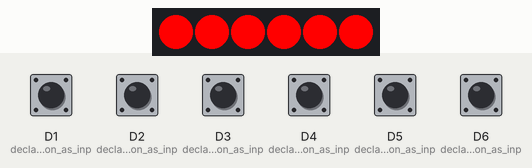
Recording of a sketch running on a simulated Particle Photon. On the bench: 6 RGB LEDs in strip order, left to right. The test bench sets the inputs (shaded band); at power-on: D1 (declare_pushbutton_as_inp), D2 (declare_pushbutton_as_inp), D3 (declare_pushbutton_as_inp), D4 (declare_pushbutton_as_inp), D5 (declare_pushbutton_as_inp), D6 (declare_pushbutton_as_inp) LOW.

Above: at 6.9 s.
7.0 s: D1 (declare_pushbutton_as_inp) pulled HIGH for 0.15 s
At 7.49 s:
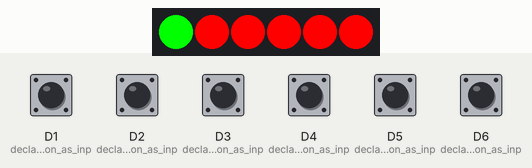
9.0 s: D2 (declare_pushbutton_as_inp) pulled HIGH for 0.15 s
At 9.49 s:
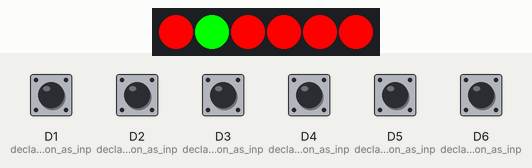
11.0 s: D3 (declare_pushbutton_as_inp) pulled HIGH for 0.15 s
At 11.49 s:
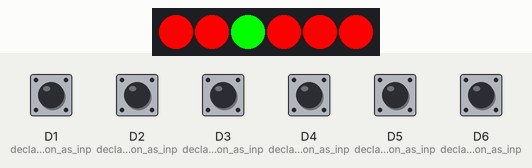
13.0 s: D4 (declare_pushbutton_as_inp) pulled HIGH for 0.15 s
At 13.49 s:
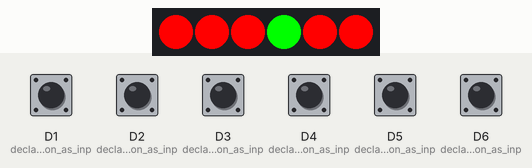
15.0 s: D5 (declare_pushbutton_as_inp) pulled HIGH for 0.15 s
At 15.49 s:
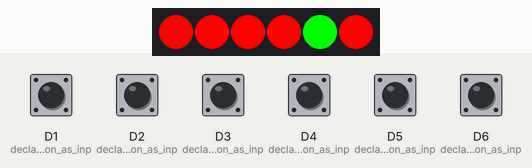
17.0 s: D6 (declare_pushbutton_as_inp) pulled HIGH for 0.15 s
At 17.49 s:
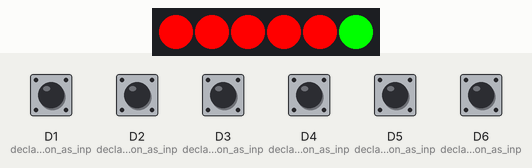
Timing chart, 0 to 20.0 s (numbered marks = the images above; inputs shaded):
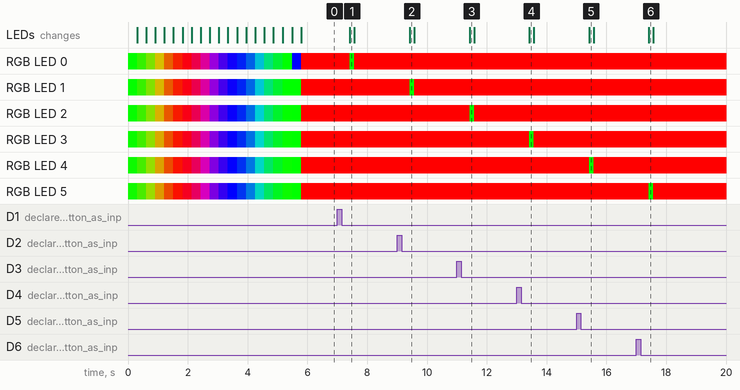

The sketch:

dustins-words.ino
```cpp
#include "clickButton/clickButton.h"
#include "neopixel/neopixel.h"
#define NEOPIXEL_PIN D7 //data pin for the neopixel LEDs
#define NEOPIXEL_COUNT 6 //# of LEDs
#define NEOPIXEL_TYPE WS2812B //type of LEDs
Adafruit_NeoPixel strip = Adafruit_NeoPixel(NEOPIXEL_COUNT, NEOPIXEL_PIN, NEOPIXEL_TYPE); //setup neopixel strip

    const int buttonPin1 = 1;
        ClickButton button1(buttonPin1, HIGH, CLICKBTN_PULLUP);
    const int buttonPin2 = 2;
        ClickButton button2(buttonPin2, HIGH, CLICKBTN_PULLUP);
    const int buttonPin3 = 3;
        ClickButton button3(buttonPin3, HIGH, CLICKBTN_PULLUP);
    const int buttonPin4 = 4;
        ClickButton button4(buttonPin4, HIGH, CLICKBTN_PULLUP);
    const int buttonPin5 = 5;
        ClickButton button5(buttonPin5, HIGH, CLICKBTN_PULLUP);
    const int buttonPin6 = 6;
        ClickButton button6(buttonPin6, HIGH, CLICKBTN_PULLUP);
    int function = 0;
    char message1[] = "I want to get dressed and start my day";
    char message2[] = "I have a headache";
    char message3[] = "I want to go and play";
    char message4[] = "I wanna dance! 💃";
    char message5[] = "I want a hug";
    char message6[] = "I have an idea";
    int colordelay = 150;
    char message[64] = "abcd";
    int receiveMess(String newMess);


void setup() {

    Spark.variable("message1", message1, STRING);
    Spark.function("receivemess", receiveMess);
    Spark.variable("message2", message2, STRING);
    Spark.variable("message3", message3, STRING);
    Spark.variable("message4", message4, STRING);
    Spark.variable("message5", message5, STRING);
    Spark.variable("message6", message6, STRING);

    Serial.begin(9600);
    //Neopixels
    strip.begin();
    strip.show(); // Initialize all pixels to 'off'
    rainbow(20);
    strip.show();
    colorWipe(strip.Color(255, 0, 0), 25);
    strip.show();
    colorWipe(strip.Color(0, 255, 0), 25);
    strip.show();
    colorWipe(strip.Color(0, 0, 255), 25);
    strip.show();
    colorWipe(strip.Color(255, 0, 0), 25);
    strip.show();
    //Buttons
    button1.debounceTime   = 20;   // Debounce timer in ms
    button1.multiclickTime = 250;  // Time limit for multi clicks
    button1.longClickTime  = 1000; // time until "held-down clicks" register
    button2.debounceTime   = 20;   // Debounce timer in ms
    button2.multiclickTime = 250;  // Time limit for multi clicks
    button2.longClickTime  = 1000; // time until "held-down clicks" register
    button3.debounceTime   = 20;   // Debounce timer in ms
    button3.multiclickTime = 250;  // Time limit for multi clicks
    button3.longClickTime  = 1000; // time until "held-down clicks" register
    button4.debounceTime   = 20;   // Debounce timer in ms
    button4.multiclickTime = 250;  // Time limit for multi clicks
    button4.longClickTime  = 1000; // time until "held-down clicks" register
    button5.debounceTime   = 20;   // Debounce timer in ms
    button5.multiclickTime = 250;  // Time limit for multi clicks
    button5.longClickTime  = 1000; // time until "held-down clicks" register
    button6.debounceTime   = 20;   // Debounce timer in ms
    button6.multiclickTime = 250;  // Time limit for multi clicks
    button6.longClickTime  = 1000; // time until "held-down clicks" register

    pinMode(1, INPUT_PULLDOWN);    // declare pushbutton as input
    pinMode(2, INPUT_PULLDOWN);    // declare pushbutton as input
    pinMode(3, INPUT_PULLDOWN);    // declare pushbutton as input
    pinMode(4, INPUT_PULLDOWN);    // declare pushbutton as input
    pinMode(5, INPUT_PULLDOWN);    // declare pushbutton as input
    pinMode(6, INPUT_PULLDOWN);    // declare pushbutton as input
    strip.show(); // Initialize all pixels to 'off'

}

void loop(){
  button1.Update();
  button2.Update();
  button3.Update();
  button4.Update();
  button5.Update();
  button6.Update();


  // Save click codes in LEDfunction, as click codes are reset at next Update()
  if (button1.clicks != 0)
    function = button1.clicks;

  if(button1.clicks == 1){
    Spark.publish("button1","I want to get dressed");
    strip.setPixelColor(0, 0, 255, 0);
    strip.show();
    delay(colordelay);
    strip.setPixelColor(0, 255, 0, 0);
    strip.show();
    function = 0;
  }

    if (button2.clicks != 0)
    function = button2.clicks;

    if(button2.clicks == 1){
        Spark.publish("button2" , "I have a headache");
        strip.setPixelColor(1, 0, 255, 0);
        strip.show();
        delay(colordelay);
        strip.setPixelColor(1, 255, 0, 0);
        strip.show();
        function = 0;
  }
    if (button3.clicks != 0)
    function = button3.clicks;

    if(button3.clicks == 1){
        Spark.publish("button3" , "I want to go and play");
        strip.setPixelColor(2, 0, 255, 0);
        strip.show();
        delay(colordelay);
        strip.setPixelColor(2, 255, 0, 0);
        strip.show();
        function = 0;
  }
  if (button4.clicks != 0)
    function = button4.clicks;

    if(button4.clicks == 1){
        Spark.publish("button4" , "I wanna dance!");
        strip.setPixelColor(3, 0, 255, 0);
        strip.show();
        delay(colordelay);
        strip.setPixelColor(3, 255, 0, 0);
        strip.show();
        function = 0;
  }

    if (button5.clicks != 0)
    function = button5.clicks;

    if(button5.clicks == 1){
        Spark.publish("button5" , "I want a hug");
        strip.setPixelColor(4, 0, 255, 0);
        strip.show();
        delay(colordelay);
        strip.setPixelColor(4, 255, 0, 0);
        strip.show();
        function = 0;
  }
    if (button6.clicks != 0)
    function = button6.clicks;

    if(button6.clicks == 1){
        Spark.publish("button6" , "I have an idea");
        strip.setPixelColor(5, 0, 255, 0);
        strip.show();
        delay(colordelay);
        strip.setPixelColor(5, 255, 0, 0);
        strip.show();
        function = 0;
  }


}


void colorAll(uint32_t c, uint8_t wait) {
  uint16_t i;

  for(i=0; i<strip.numPixels(); i++) {
    strip.setPixelColor(i, c);
  }
  strip.show();
  delay(wait);
}

// Fill the dots one after the other with a color, wait (ms) after each one
void colorWipe(uint32_t c, uint8_t wait) {
  for(uint16_t i=0; i<strip.numPixels(); i++) {
    strip.setPixelColor(i, c);
    strip.show();
    delay(wait);
  }
}

void rainbow(uint8_t wait) {
  uint16_t i, j;

  for(j=0; j<256; j++) {
    for(i=0; i<strip.numPixels(); i++) {
      strip.setPixelColor(i, Wheel((i+j) & 255));
    }
    strip.show();
    delay(wait);
  }
}

// Slightly different, this makes the rainbow equally distributed throughout, then wait (ms)
void rainbowCycle(uint8_t wait) {
  uint16_t i, j;

  for(j=0; j<256; j++) { // 1 cycle of all colors on wheel
    for(i=0; i< strip.numPixels(); i++) {
      strip.setPixelColor(i, Wheel(((i * 256 / strip.numPixels()) + j) & 255));
    }
    strip.show();
    delay(wait);
  }
}
int receiveMess(String newMess)
{
    newMess.toCharArray(message1,64);
    return 0;
}

//Input a value 0 to 255 to get a color value.
// The colours are a transition r - g - b - back to r.
uint32_t Wheel(byte WheelPos) {
  if(WheelPos < 85) {
   return strip.Color(WheelPos * 3, 255 - WheelPos * 3, 0);
  } else if(WheelPos < 170) {
   WheelPos -= 85;
   return strip.Color(255 - WheelPos * 3, 0, WheelPos * 3);
  } else {
   WheelPos -= 170;
   return strip.Color(0, WheelPos * 3, 255 - WheelPos * 3);
  }
}
```

Measured:
- after the input at 7.0 s, RGB LED 0: RGB(255, 0, 0) → RGB(0, 255, 0) after 0.42 s, → RGB(255, 0, 0) 0.15 s later; the LEDs: change after 0.42 s (image 1)
- after the input at 9.0 s, RGB LED 1: RGB(255, 0, 0) → RGB(0, 255, 0) after 0.42 s, → RGB(255, 0, 0) 0.15 s later; the LEDs: change after 0.42 s (image 2)
- after the input at 11.0 s, RGB LED 2: RGB(255, 0, 0) → RGB(0, 255, 0) after 0.42 s, → RGB(255, 0, 0) 0.15 s later; the LEDs: change after 0.42 s (image 3)
- after the input at 13.0 s, RGB LED 3: RGB(255, 0, 0) → RGB(0, 255, 0) after 0.42 s, → RGB(255, 0, 0) 0.15 s later; the LEDs: change after 0.42 s (image 4)
- after the input at 15.0 s, RGB LED 4: RGB(255, 0, 0) → RGB(0, 255, 0) after 0.42 s, → RGB(255, 0, 0) 0.15 s later; the LEDs: change after 0.42 s (image 5)
- after the input at 17.0 s, RGB LED 5: RGB(255, 0, 0) → RGB(0, 255, 0) after 0.42 s, → RGB(255, 0, 0) 0.15 s later; the LEDs: change after 0.42 s (image 6)
